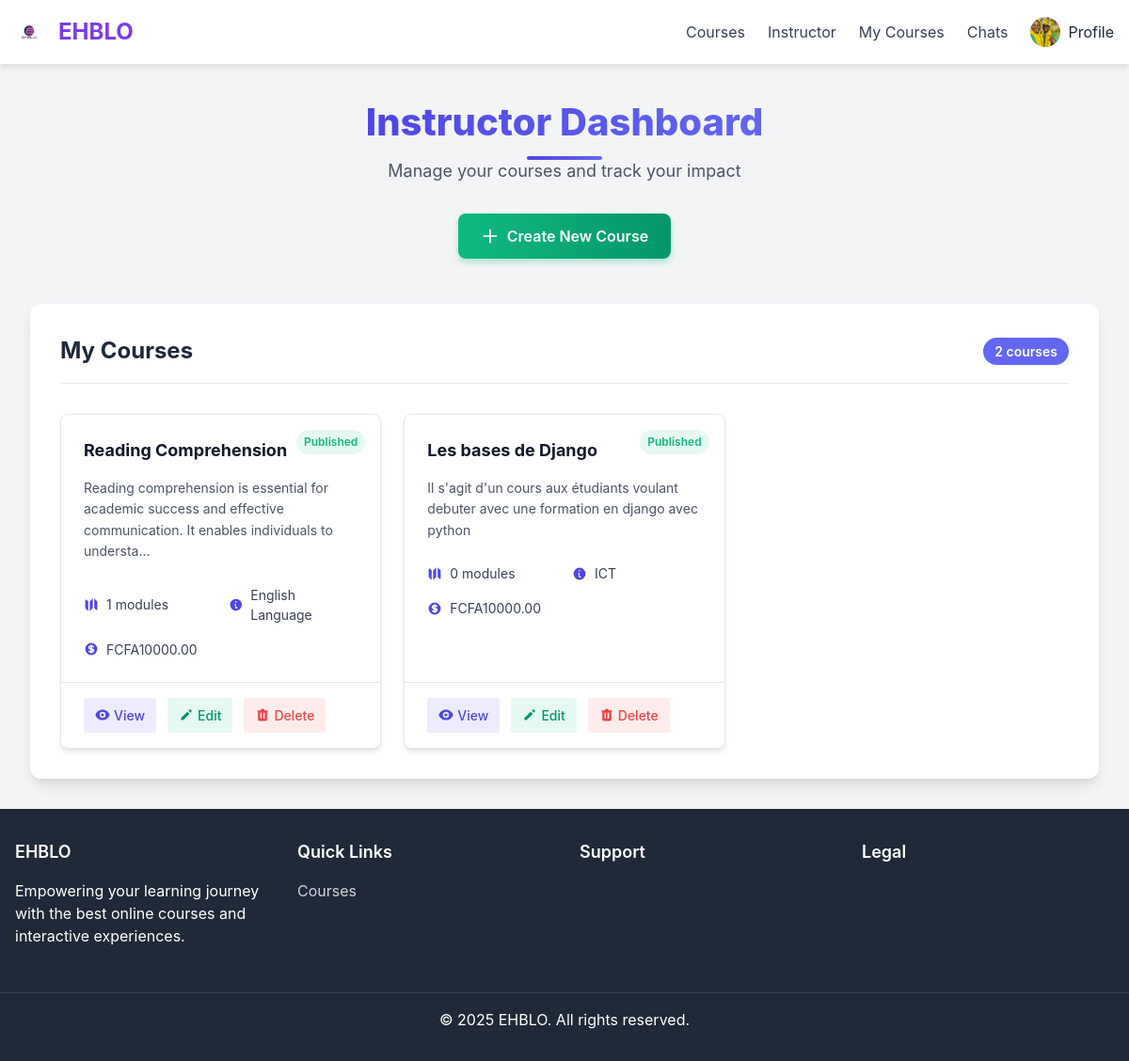
Page /courses/instructor-dashboard/ (signed in) on the earlier database version.
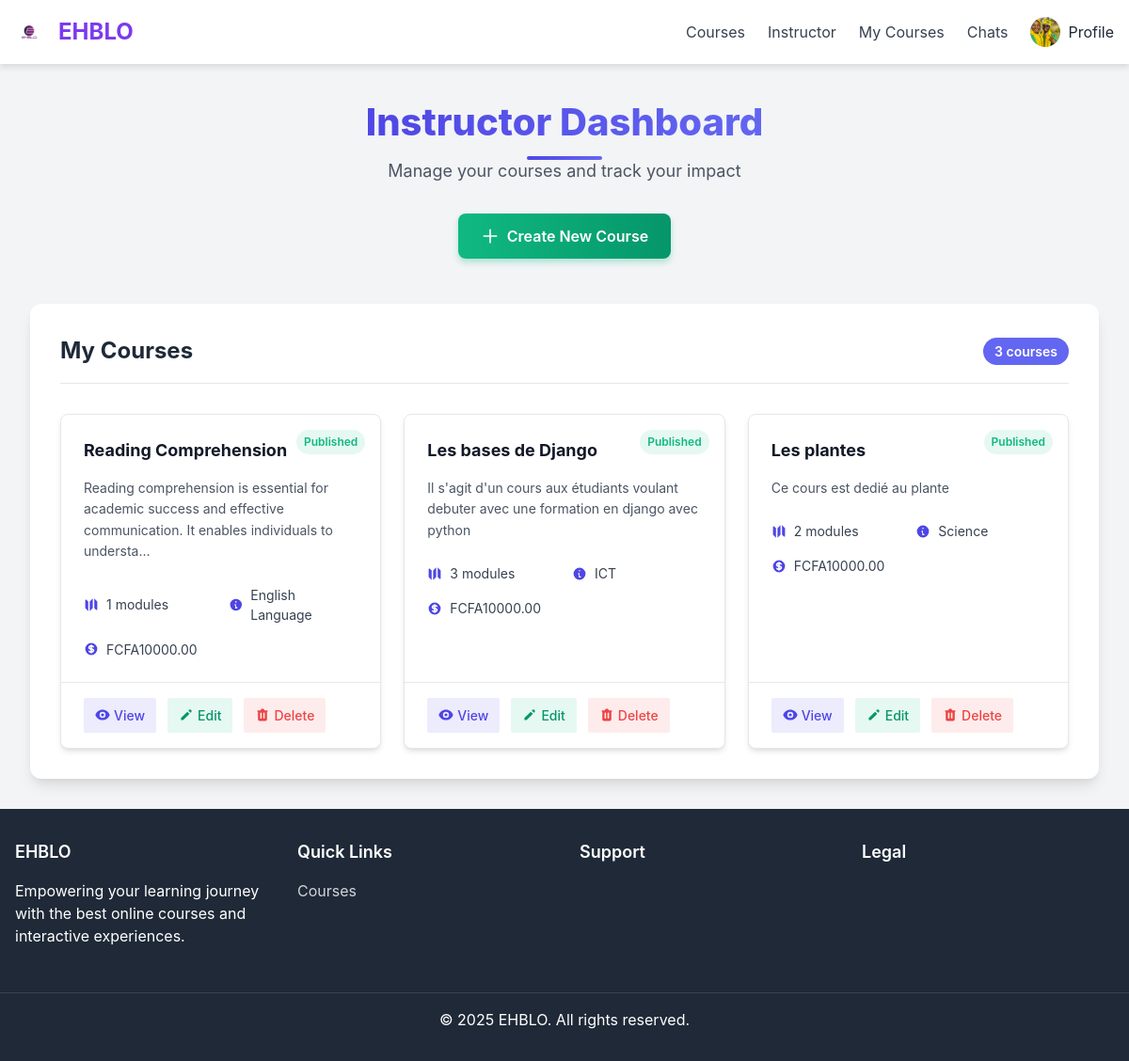
Same page on the later database version.
### courses/models.py (models this page shows, shortened)
class Course(models.Model):
    instructor = models.ForeignKey(settings.AUTH_USER_MODEL,
                                   on_delete=models.CASCADE,
                                   related_name='courses_created',
                                   limit_choices_to={'user_type': 'instructor'})
    subject = models.ForeignKey(Subject,
                                 on_delete=models.CASCADE,
                                 related_name='courses')
    title = models.CharField(max_length=250)
    slug = models.SlugField(max_length=250, unique=True, blank=True)
    overview = models.TextField()
    created = models.DateTimeField(auto_now_add=True)
    updated = models.DateTimeField(auto_now=True)
    price = models.DecimalField(max_digits=10, decimal_places=2, default=0.00) # 0 for free courses
    is_published = models.BooleanField(default=False)
    tags = TaggableManager(blank=True)
    image = models.ImageField(upload_to='course_thumbnails/', null=True, blank=True)
    class Meta:
        ordering = ('-created',)

class Subject(models.Model):
    name = models.CharField(max_length=200, unique=True)
    slug = models.SlugField(max_length=200, unique=True, blank=True)
    class Meta:
        ordering = ('name',)

### courses/views.py (the view)
# urls.py: path('instructor-dashboard/', views.InstructorDashboardView.as_view(), name='instructor_dashboard'),
class InstructorDashboardView(LoginRequiredMixin, InstructorRequiredMixin, ListView):
    model = Course
    template_name = 'courses/instructor_dashboard.html'
    context_object_name = 'courses'
    paginate_by = 10
    def get_queryset(self):
        return Course.objects.filter(instructor=self.request.user).annotate(num_modules=Count('modules'))

### courses/views.py (called while the page is built)
    def test_func(self):
        return self.request.user.is_authenticated and self.request.user.user_type == 'instructor'

### courses/templates/courses/instructor_dashboard.html (shortened to what the changed rows need)
{% extends "base.html" %}
{% load static %}
{% block content %}
<div class="instructor-dashboard">
    <div class="dashboard-header">
        <h1 class="dashboard-title">Instructor Dashboard</h1>
    </div>
    <div class="dashboard-content">
        <div class="courses-section">
            <div class="section-header">
                <h2 class="section-title">My Courses</h2>
                <div class="stats-badge">{{ courses|length }} course{{ courses|pluralize }}</div>
            </div>
            {% if courses %}
                <div class="courses-grid">
                    {% for course in courses %}
                        <div class="course-card {% if not course.is_published %}draft{% endif %}">
                            <div class="card-header">
                                <span class="status-badge {% if course.is_published %}published{% else %}draft{% endif %}">
                                    {% if course.is_published %}Published{% else %}Draft{% endif %}
                                </span>
                                <h3 class="course-title">{{ course.title }}</h3>
                            </div>
                            <div class="card-body">
                                <p class="course-description">{{ course.overview|truncatechars:120 }}</p>
                                <div class="course-meta">
                                    <div class="meta-item">
                                        <svg class="meta-icon" viewBox="0 0 20 20" fill="currentColor">
                                            <path fill-rule="evenodd" d="M12 1.586l-4 4v12.828l4-4V1.586zM3.707 3.293A1 1 0 002 4v10a1 1 0 00.293.707L6 18.414V5.586L3.707 3.293zM17.707 5.293L14 1.586v12.828l2.293 2.293A1 1 0 0018 16V6a1 1 0 00-.293-.707z" clip-rule="evenodd"></path>
                                        </svg>
                                        <span>{{ course.num_modules }} modules</span>
                                    </div>
                                    <div class="meta-item">
                                        <svg class="meta-icon" viewBox="0 0 20 20" fill="currentColor">
                                            <path fill-rule="evenodd" d="M18 10a8 8 0 11-16 0 8 8 0 0116 0zm-7-4a1 1 0 11-2 0 1 1 0 012 0zM9 9a1 1 0 000 2v3a1 1 0 001 1h1a1 1 0 100-2h-1V9z" clip-rule="evenodd"></path>
                                        </svg>
                                        <span>{{ course.subject.name }}</span>
                                    </div>
                                    <div class="meta-item">
                                        <span>{% if course.price > 0 %}FCFA{{ course.price }}{% else %}Free{% endif %}</span>
                                    </div>
                                </div>
                            </div>
                            <div class="card-footer">
                                <a href="{% url 'course_detail' course.id course.slug %}" class="action-btn view-btn">
                                    <svg class="btn-icon" viewBox="0 0 20 20" fill="currentColor">
                                        <path d="M10 12a2 2 0 100-4 2 2 0 000 4z"></path>
                                        <path fill-rule="evenodd" d="M.458 10C1.732 5.943 5.522 3 10 3s8.268 2.943 9.542 7c-1.274 4.057-5.064 7-9.542 7S1.732 14.057.458 10zM14 10a4 4 0 11-8 0 4 4 0 018 0z" clip-rule="evenodd"></path>
                                    </svg>
                                    View
                                </a>
                                <a href="{% url 'course_edit' course.id %}" class="action-btn edit-btn">
                                    <svg class="btn-icon" viewBox="0 0 20 20" fill="currentColor">
                                        <path d="M13.586 3.586a2 2 0 112.828 2.828l-.793.793-2.828-2.828.793-.793zM11.379 5.793L3 14.172V17h2.828l8.38-8.379-2.83-2.828z"></path>
                                    </svg>
                                    Edit
                                </a>
                                <a href="{% url 'course_delete' course.id %}" class="action-btn delete-btn">
                                    Delete
                                </a>
                            </div>
                        </div>
                    {% endfor %}
                </div>
            {% endif %}
        </div>
    </div>
</div>
{% endblock %}

Differences in the rows shown:
computed for Course "Les bases de Django": num_modules "0" → "3"
added Course: is_published "Published", title "Les plantes", overview "Ce cours est dedié au plante", num_modules "2", subject.name "Science", price "10000.00"
Other differences:
{{ courses|length }}: "2" → "3"
